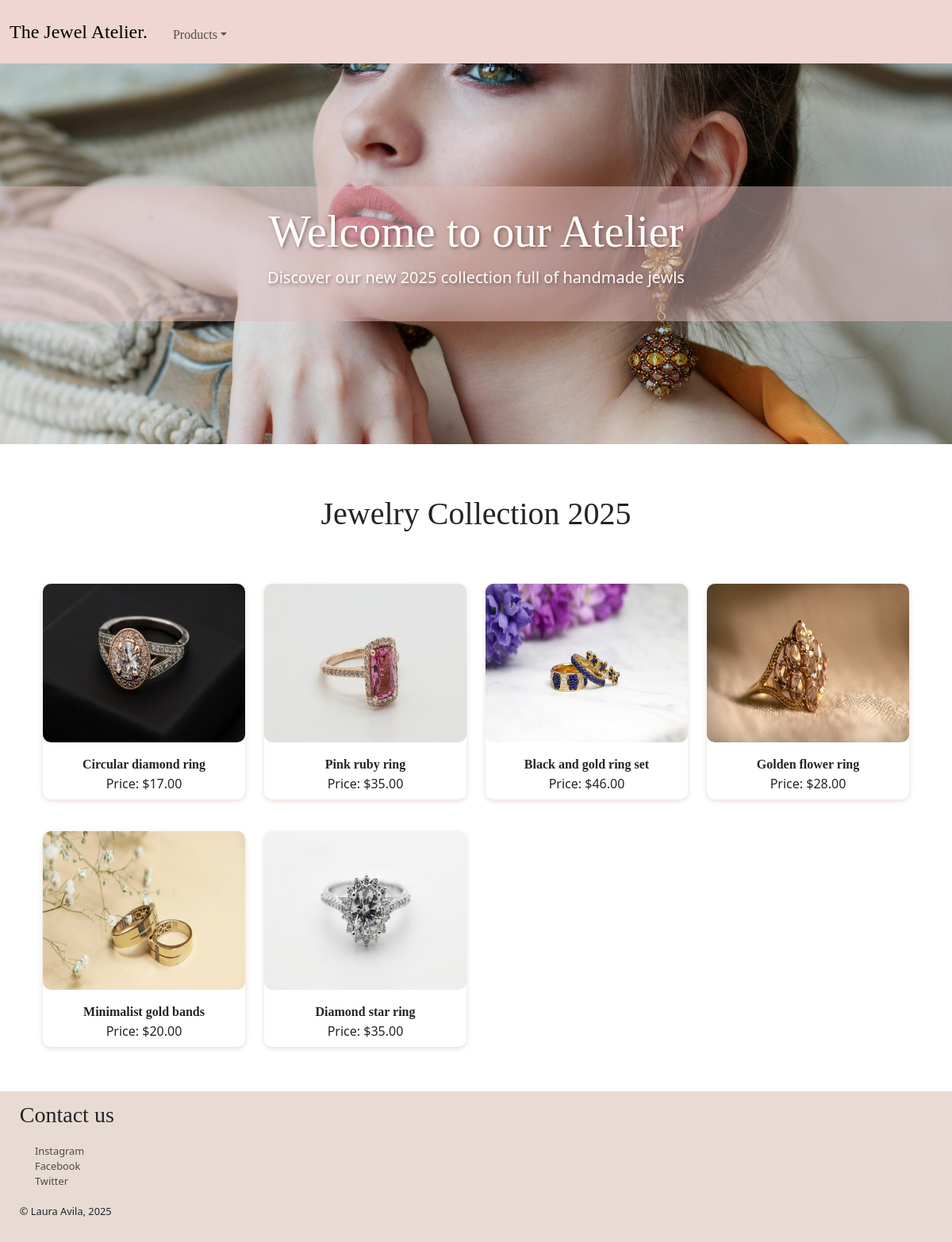
Screenshot of /index.php?prod-code=1 with the database file from the repository.
### tables this page shows
CREATE TABLE `products` (
  `products_id` int(4) UNSIGNED NOT NULL,
  `prod_image` varchar(200) NOT NULL,
  `prod_code` varchar(50) NOT NULL,
  `prod_name` varchar(100) NOT NULL,
  `prod_price` decimal(5,2) NOT NULL
);

### web-service/get-data.php (called while the page is built)
<?php
$q = 'SELECT
        products_id,
        prod_image,
        prod_code,
        prod_name,
        prod_price
      FROM
        products';
try {
      if (isset($link)) {
            $prepared = $link->prepare($q);
            $prepared->execute();
            $data = $prepared->fetchAll(PDO::FETCH_ASSOC);
      }
} catch (PDOException $error) {
      echo '<p><mark>' . $error->getMessage() . '</mark></p>';
}
$prod_code = null;
if (isset($_GET['prod-code'])) {
    $prod_code = intval($_GET['prod-code']);
}
try {
    if (isset($link)) {
        if ($prod_code) {
            $q = 'SELECT products_id, prod_image, prod_code, prod_name, prod_price FROM products WHERE prod_code = :prod_code';
            $prepared = $link->prepare($q);
            $prepared->bindParam(':prod_code', $prod_code, PDO::PARAM_INT);
            $prepared->execute();
        } else {
            $q = 'SELECT products_id, prod_image, prod_code, prod_name, prod_price FROM products';
            $prepared = $link->prepare($q);
            $prepared->execute();
        }
        $data = $prepared->fetchAll(PDO::FETCH_ASSOC);
    }
} catch (PDOException $error) {
    echo '<p><mark>' . $error->getMessage() . '</mark></p>';
}
?>

### includes/print-markup.php (the view)
<?php
if (isset($data)) {
    echo '<div class="container"><div class="row text-center">';
    foreach ($data as $product) {
        echo '<div class="col-12 col-md-4 col-lg-3 mb-4">
                <figure>
                    <img src="' . htmlspecialchars($product['prod_image']) . '" alt="' . htmlspecialchars($product['prod_name']) . '" class="img-fluid productimg" />
                    <figcaption>
                        <ul>
                            <li>' . htmlspecialchars($product['prod_name']) . '</li>
                            <li>Price: $' . htmlspecialchars($product['prod_price']) . '</li>
                        </ul>
                    </figcaption>
                </figure>
              </div>';
    }
    echo '</div></div>';
} else {
    echo '<h3><b>No such product in our store.</b></h3>';
}
?>

### css/style.css (style rules this page uses)
.productimg { height: 200px; object-fit: cover; width: 100%; }
ul { text-decoration: none; list-style-type: none; padding: 0.5em; margin: 0.5em; }
figcaption ul li:first-child { font-weight: bold; font-family: "Monserrat"; }
img { border-radius: 10px; }
@media (min-width: 801px) { body { font-size: 1rem; } }
figure { box-shadow: 0 2px 6px #e8dbd3; border-radius: 10px; }

### rows the page displays
products: prod_image (picture), prod_name "Circular diamond ring", prod_price "17.00"
products: prod_image (picture), prod_name "Pink ruby ring", prod_price "35.00"
products: prod_image (picture), prod_name "Black and gold ring set", prod_price "46.00"
products: prod_image (picture), prod_name "Golden flower ring", prod_price "28.00"
products: prod_image (picture), prod_name "Minimalist gold bands", prod_price "20.00"
products: prod_image (picture), prod_name "Diamond star ring", prod_price "35.00"
